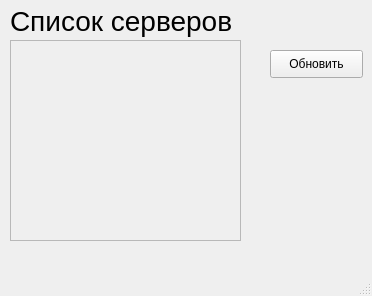
<?xml version="1.0" encoding="UTF-8"?>
<ui version="4.0">
 <class>MainWindow</class>
 <widget class="QMainWindow" name="MainWindow">
  <property name="geometry">
   <rect>
    <x>0</x>
    <y>0</y>
    <width>372</width>
    <height>296</height>
   </rect>
  </property>
  <property name="windowTitle">
   <string>MainWindow</string>
  </property>
  <widget class="QWidget" name="centralwidget">
   <widget class="QLabel" name="label">
    <property name="geometry">
     <rect>
      <x>10</x>
      <y>0</y>
      <width>281</width>
      <height>41</height>
     </rect>
    </property>
    <property name="styleSheet">
     <string notr="true">font-size: 28px;</string>
    </property>
    <property name="text">
     <string>Список серверов</string>
    </property>
   </widget>
   <widget class="QPushButton" name="updateButton">
    <property name="geometry">
     <rect>
      <x>270</x>
      <y>50</y>
      <width>93</width>
      <height>28</height>
     </rect>
    </property>
    <property name="text">
     <string>Обновить</string>
    </property>
   </widget>
   <widget class="QScrollArea" name="scrollArea">
    <property name="geometry">
     <rect>
      <x>10</x>
      <y>40</y>
      <width>231</width>
      <height>201</height>
     </rect>
    </property>
    <property name="widgetResizable">
     <bool>true</bool>
    </property>
    <widget class="QWidget" name="scrollAreaWidgetContents">
     <property name="geometry">
      <rect>
       <x>0</x>
       <y>0</y>
       <width>229</width>
       <height>199</height>
      </rect>
     </property>
    </widget>
   </widget>
  </widget>
  <widget class="QMenuBar" name="menubar">
   <property name="geometry">
    <rect>
     <x>0</x>
     <y>0</y>
     <width>372</width>
     <height>26</height>
    </rect>
   </property>
  </widget>
  <widget class="QStatusBar" name="statusbar"/>
 </widget>
 <resources/>
 <connections/>
</ui>
